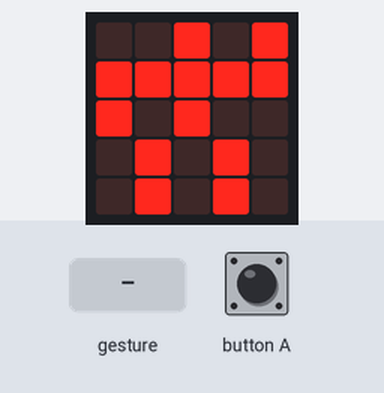
This program was run on a simulated BBC micro:bit (MakeCode). Parts: the board's 5×5 LED display. The test bench sets the inputs (shaded band). A tilt is held for 1.5 s and a shake lasts 1 s, then the board lies face up again.

Above: at 1.6 s.
1.7 s: button A pressed for 0.15 s
At 3.0 s:
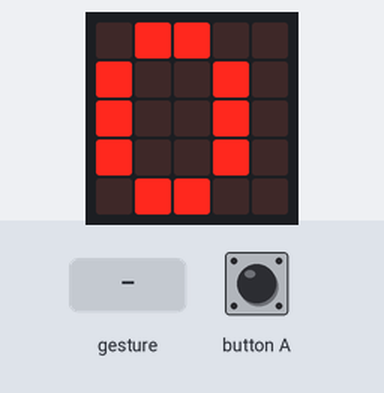
3.3 s: gesture 'shake'
At 4.9 s:
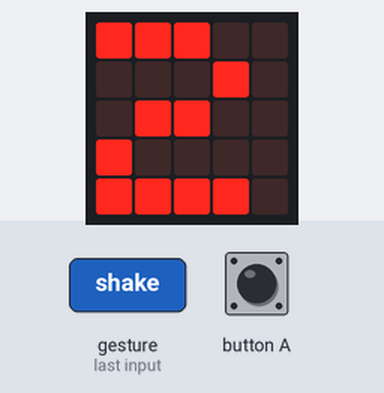
Timing chart, 0 to 6.4 s (numbered marks = the images above; inputs shaded):
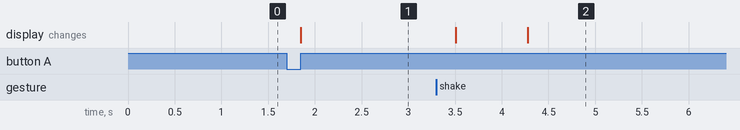

The program:

main.ts
```typescript
input.onButtonPressed(Button.A, function () {
    steps = 0
    basic.clearScreen()
    basic.showNumber(steps)
})
let steps = 0
steps = 0
basic.showLeds(`
    . . # . #
    # # # # #
    # . # . .
    . # . # .
    . # . # .
    `)
input.setAccelerometerRange(AcceleratorRange.OneG)
basic.forever(function () {
    if (input.isGesture(Gesture.Shake)) {
        steps += 1
        basic.showNumber(steps)
    }
})
```

test.ts
```typescript
// Hier kann man Tests durchführen; diese Datei wird nicht kompiliert, wenn dieses Paket als Erweiterung verwendet wird.
```

Measured:
- after the input at 1.7 s, the display: changes after 0.15 s (image 1)
- after the input at 3.3 s, the display: first changes after 0.21 s (image 2 shows a later state)
